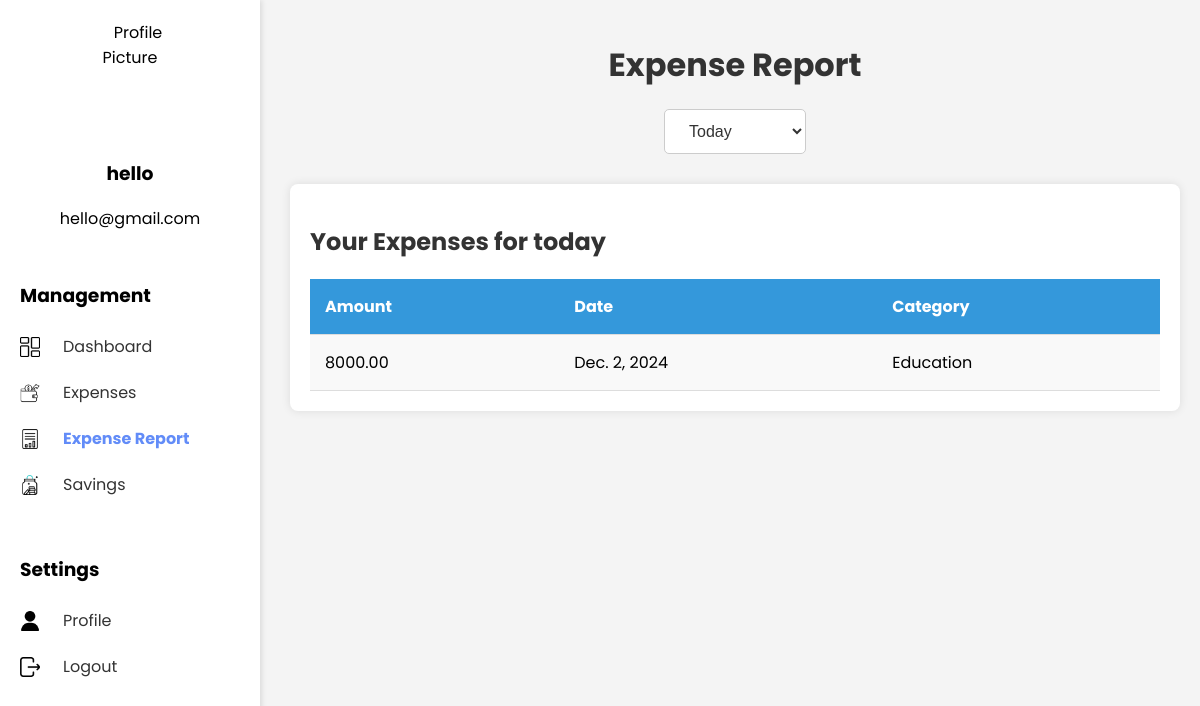
The app's page /ExpenseSystem/expense-report/ (signed in) with its own data.
### ExpenseSystem/models.py (models this page shows, shortened)
class Expense(models.Model):
    amount = models.DecimalField(max_digits=10, decimal_places=2)
    date = models.DateField()
    category = models.ForeignKey(Category, on_delete=models.CASCADE)
    user = models.ForeignKey(User, on_delete=models.CASCADE)
    description = models.TextField(null=True, blank=True)  # Add the description field

class Category(models.Model):
    name = models.CharField(max_length=255)

### ExpenseSystem/views.py (the view)
# urls.py: path('expense-report/', views.expense_report, name='expense_report'),
@login_required
def expense_report(request):
    today = timezone.now()
    filter_type = request.GET.get('filter', 'today')  # Default to 'today'
    if filter_type == 'weekly':
        start_date = today - timedelta(days=today.weekday())  # Start of the week (Monday)
        end_date = start_date + timedelta(days=6)  # End of the week (Sunday)
        expenses = Expense.objects.filter(date__range=[start_date, end_date])
    elif filter_type == 'monthly':
        start_date = today.replace(day=1)  # Start of the month
        end_date = (today.replace(month=today.month + 1, day=1) - timedelta(days=1))  # End of the month
        expenses = Expense.objects.filter(date__range=[start_date, end_date])
    elif filter_type == 'yearly':
        start_date = today.replace(month=1, day=1)  # Start of the year
        end_date = today.replace(month=12, day=31)  # End of the year
        expenses = Expense.objects.filter(date__range=[start_date, end_date])
    else:  # 'today'
        start_date = today.replace(hour=0, minute=0, second=0, microsecond=0)  # Start of today
        end_date = today.replace(hour=23, minute=59, second=59, microsecond=999999)  # End of today
        expenses = Expense.objects.filter(date__range=[start_date, end_date])
    context = {
        'expenses': expenses,
        'filter': filter_type,
    }
    return render(request, 'expense_report.html', context)

### ExpenseSystem/templates/expense_report.html (shortened to what this page needs)
<!DOCTYPE html>
<html lang="en">
<head>
    {% load static %}
    <link rel="stylesheet" href="{% static 'expensereport.css' %}">
</head>
<body>
    {% include 'sidebar.html' %}
    <div class="main-dashboard">
        <div class="header">
            <h1>Expense Report</h1>
        </div>
        <div class="report-filters">
            <form method="GET" action="{% url 'expense_report' %}">
                <select name="filter" onchange="this.form.submit()">
                    <option value="today" {% if filter == 'today' %}selected{% endif %}>Today</option>
                </select>
            </form>
        </div>
        <div class="expense-list background-box">
            <h2>Your Expenses for {{ filter }}</h2>
            <table>
                <thead>
                    <tr>
                        <th>Amount</th>
                        <th>Date</th>
                        <th>Category</th>
                    </tr>
                </thead>
                <tbody>
                    {% for expense in expenses %}
                    <tr>
                        <td>{{ expense.amount }}</td>
                        <td>{{ expense.date }}</td>
                        <td>{{ expense.category.name }}</td>
                    </tr>
                    {% empty %}
                    <tr>
                        <td colspan="3">No expenses found for this period.</td>
                    </tr>
                    {% endfor %}
                </tbody>
            </table>
        </div>
    </div>
</body>
</html>

### ExpenseSystem/templates/sidebar.html
{% load static %}
<div class="sidebar">
    <div class="profile-section">
        <link rel="stylesheet" href="{% static 'sidebar.css' %}">
        <img src="{% static 'huh.jpg' %}" alt="Profile Picture" />
        <h3>{{ user.username }}</h3>
        <p>{{ user.email }}</p>
    </div>
    <div class="management-section">
        <h3>Management</h3>
        <ul>
            <li class="{% if request.resolver_match.url_name == 'dashboard' %}active{% endif %}">
                <img src="{% static 'dashboard.png' %}" alt="Dashboard Icon" class="sidebar-icon">
                <a href="{% url 'dashboard' %}">Dashboard</a>
            </li>
            <li class="{% if request.resolver_match.url_name == 'add_expense' %}active{% endif %}">
                <img src="{% static 'expenses.png' %}" alt="Add Expenses Icon" class="sidebar-icon">
                <a href="{% url 'add_expense' %}">Expenses</a>
            </li>
            <li class="{% if request.resolver_match.url_name == 'expense_report' %}active{% endif %}">
                <img src="{% static 'add_report.png' %}" alt="Expense Report Icon" class="sidebar-icon">
                <a href="{% url 'expense_report' %}">Expense Report</a>
            </li>
            <li class="{% if request.resolver_match.url_name == 'savings' %}active{% endif %}">
                <img src="{% static 'add_savings.png' %}" alt="Savings Icon" class="sidebar-icon">
                <a href="#">Savings</a>
            </li>
        </ul>
    </div>
    <div class="settings-section">
        <h3>Settings</h3>
        <ul>
            <li class="{% if request.resolver_match.url_name == 'user_profile' %}active{% endif %}">
                <img src="{% static 'user.png' %}" alt="User Icon" class="sidebar-icon">
                <a href="{% url 'user_profile' %}">Profile</a>
            </li>
            <li><img src="{% static 'exit.png' %}" alt="Logout Icon" class="sidebar-icon">
                <a href="{% url 'logout' %}" class="btn btn-secondary">Logout</a></li>
        </ul>
    </div>
</div>

### ExpenseSystem/static/expensereport.css (style rules this page uses)
body { font-family: 'Poppins', sans-serif; background-color: #f4f4f4; margin: 0; padding: 0; }
.main-dashboard { margin-left: 270px; padding: 20px; background-color: #f4f4f4; min-height: 100vh; }
.header h1 { font-size: 2em; margin-bottom: 20px; }
.report-filters { margin-bottom: 30px; text-align: center; }
.report-filters select { padding: 12px 20px; font-size: 16px; border: 1px solid #ccc; border-radius: 5px; background-color: #fff; color: #333; outline: none; }
.expense-list { background-color: #fff; border-radius: 8px; box-shadow: 0 0 10px rgba(0, 0, 0, 0.1); overflow-x: auto; padding: 20px; }
.expense-list h2 { color: #333; font-size: 24px; margin-bottom: 20px; }
.expense-list table { width: 100%; border-collapse: collapse; }
.expense-list th, .expense-list td { padding: 15px; text-align: left; border-bottom: 1px solid #ddd; }
.expense-list th { background-color: #3498db; color: #fff; }
.expense-list td { background-color: #f9f9f9; }
.main-dashboard .header { margin-bottom: 20px; text-align: center; }
.main-dashboard .header h1 { font-size: 32px; color: #333; }

### ExpenseSystem/static/sidebar.css (style rules this page uses)
.sidebar { width: 220px; background-color: #ffffff; position: fixed; height: 100%; box-shadow: 2px 0 5px rgba(0,0,0,0.1); padding: 20px; overflow: hidden; }
.profile-section { text-align: center; }
.profile-section img { border-radius: 50%; width: 120px; height: 120px; display: block; margin: 0 auto; }
.management-section, .settings-section { margin-top: 50px; }
.management-section h3, .settings-section h3 { margin-bottom: 10px; }
.management-section ul, .settings-section ul { list-style-type: none; padding: 0; }
.management-section li, .settings-section li { display: flex; align-items: center; margin: 5px 0; }
.sidebar-icon { width: 20px; height: 20px; margin-right: 15px; margin-top: 5px; margin-bottom: 5px; vertical-align: middle; }
.management-section li a, .settings-section li a { text-decoration: none; color: #333; padding: 8px; display: block; }
.management-section li.active a, .settings-section li.active a { font-weight: bold; color: #628CF8; }

### records on screen
Expense: amount "8000.00", date "Dec. 2, 2024", category.name "Education"

### other values on screen
{{ user.username }} "hello"
{{ user.email }} "hello@gmail.com"
{{ filter }} "today"
